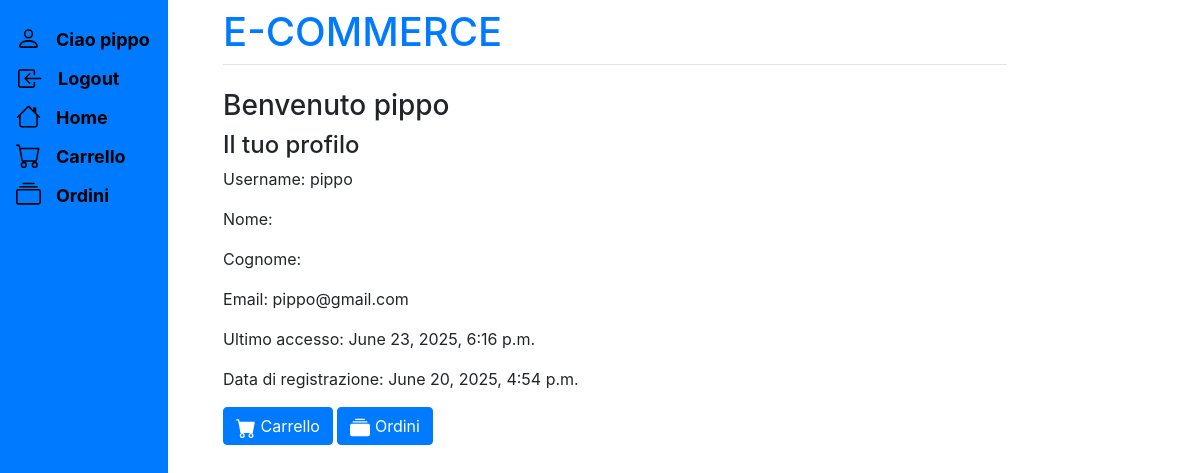
The page /cliente/ (signed in) on the database as committed earlier.
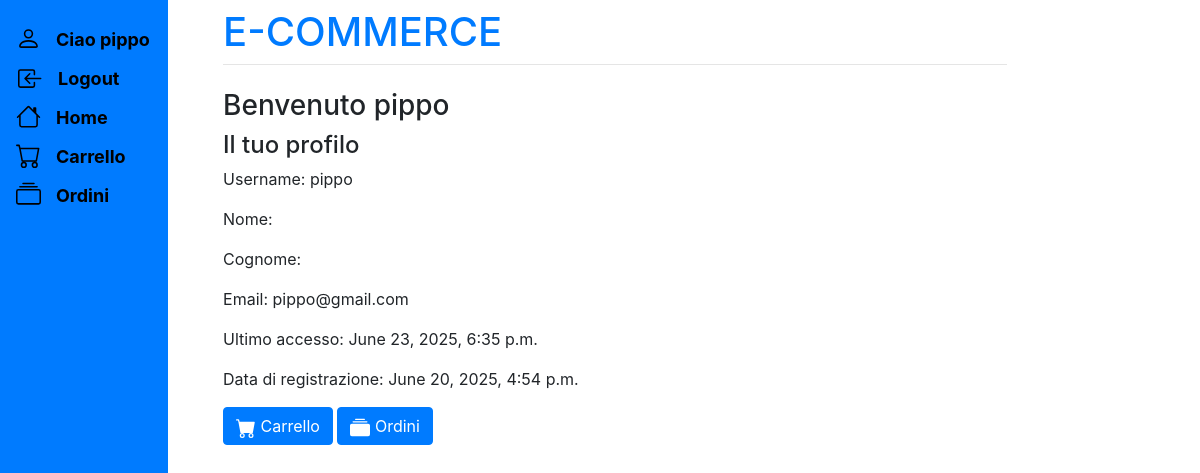
The same page on the database as committed later.
### registration/models.py (models this page shows, shortened)
class CustomUser(AbstractUser):
    birth_date = models.DateField(null=True, blank=True)
    is_premium = models.BooleanField(default=False)
    objects = CustomUserManager()

### store/views.py (the view)
# urls.py: path("cliente/", views.cliente, name="cliente"),
def cliente(response):
    return render(response, 'cliente.html', {})

### store/templates/cliente.html (shortened to what this page needs)
{% extends 'base.html' %}
{% block content %}
    {% if user.is_authenticated %}
        {% if user.is_superuser %}
            <h3>Benvenuto Administrator</h3>
        {% else %}
            <h3>Benvenuto {{user.username}}</h3>
            <h4>Il tuo profilo</h4>
            <p>Username: {{user.username}}</p>
            <p>Nome: {{user.first_name}}</p>
            <p>Cognome: {{user.last_name}}</p>
            <p>Email: {{user.email}}</p>
            <p>Ultimo accesso: {{user.last_login}}</p>
            <p>Data di registrazione: {{user.date_joined}}</p>
            <a href="/carrello" class="btn btn-primary">
                <span>Carrello</span>
            </a>
            <a href="/cronologiaOrdini" class="btn btn-primary">
                <span>Ordini</span>
            </a>
        {% endif %}
    {% else %}
        <h3>Non sei autenticato</h3>
        <a href="login/" class="btn btn-primary">Login</a>
        <a href="registration/" class="btn btn-primary">Registrati</a>
    {% endif %}
{% endblock %}

### store/templates/base.html (shortened to what this page needs)
<!doctype html>
<html>
<head>
	<link rel="stylesheet" href="https://stackpath.bootstrapcdn.com/bootstrap/4.3.1/css/bootstrap.min.css" integrity=
	"sha384-ggOyR0iXCbMQv3Xipma34MD+dH/1fQ784/j6cY/iJTQUOhcWr7x9JvoRxT2MZw1T">
</head>
<body>
    <div class="main">
        <div class="sidenav">
            <ul class="lista_sidenav">
                {% if user.is_authenticated %}
                    {% if not user.is_superuser %}
                        <li>
                            <a class="aSidenav" href="/cliente">
                                <span class="testoSidenav">Ciao {{ user.username }}</span>
                            </a>
                        </li>
                    {% endif %}
                        <li>
                            <form class="aSidenav hoverform" action="{% url 'logout' %}" method="post" style="display:inline; padding: 6px 8px 6px 18px">
                                <button type="submit" class="aSidenav" style="border: none; background: none; padding: 0; cursor: pointer; display: flex; align-items: center">
                                    <span class="testoSidenav">Logout</span>
                                </button>
                            </form>
                        </li>
                {% endif %}
                <li>
                    <a class="aSidenav" href="/home">
                        <span class="testoSidenav">Home</span>
                    </a>
                </li>
                {% if user.is_authenticated %}
                    {% if not user.is_superuser %}
                        <li>
                            <a class="aSidenav" href="/carrello">
                                <span class="testoSidenav">Carrello</span>
                            </a>
                        </li>
                        <li>
                            <a class="aSidenav" href="/cronologiaOrdini">
                                <span class="testoSidenav">Ordini</span>
                            </a>
                        </li>
                    {% endif %}
                {% endif %}
            </ul>
        </div>
        <div class="contenuto">
            <div class="larghezzaVariabile">
                <h1 class="mt-2 titolo">E-COMMERCE</h1>
                <hr class="mt-0 mb-4">
                {% block content %}{% endblock %}
            </div>
        </div>
	</div>
</body>
</html>

Rows that differ between the two databases and show on the page:
changed CustomUser "pippo": last_login "June 23, 2025, 6:16 p.m." → "June 23, 2025, 6:35 p.m."
